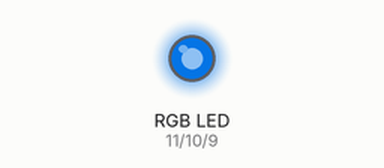
Simulated run of this sketch. Board: Arduino Uno, built with avr-gcc and run on an emulated ATmega328P. Shown: an RGB LED mixed from three pins (HIGH = lit). Dim RGB values are drawn brighter than linear.

Above: at 0.05 s.
At 1.3 s:
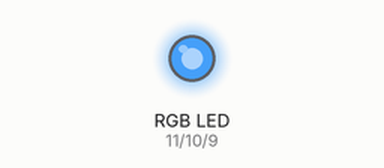
At 2.55 s:
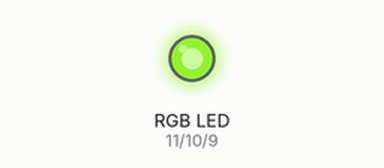
At 3.8 s:
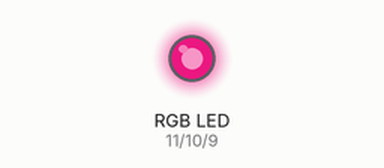
At 5.1 s:
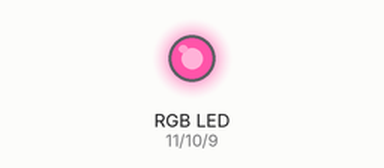
Timing chart, 0 to 6.7 s (numbered marks = the images above):
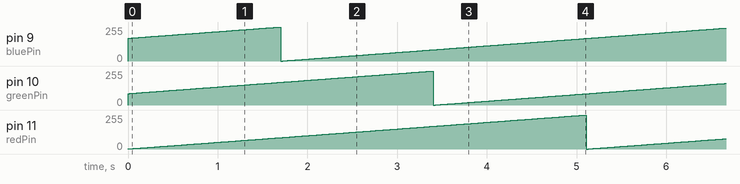

Measured:
- by itself, pin 9 (bluePin), pin 10 (greenPin), pin 11 (redPin): ramps from 0/255 to 255/255 and jumps back, once every 5.1 s

The sketch:

ch_04_lighting_controller.ino
```cpp
// Chapter 4. Lighting Controller

int redPin = 11;
int greenPin = 10;
int bluePin = 9;

int red = 0;
int green = 85;
int blue = 170;

void setup()
{
  pinMode(redPin, OUTPUT);
  pinMode(greenPin, OUTPUT);
  pinMode(bluePin, OUTPUT);
}

void loop()
{
  red ++; if (red > 255) red = 0;
  analogWrite(redPin, red);
  green ++; if (green > 255) green = 0;
  analogWrite(greenPin, green);
  blue ++; if (blue > 255) blue = 0;
  analogWrite(bluePin, blue);
  delay(20);
}
```
